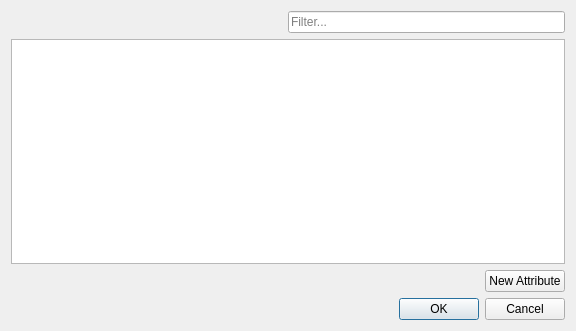
<?xml version="1.0" encoding="UTF-8"?>
<ui version="4.0">
 <class>SelectAttributeDialog</class>
 <widget class="QDialog" name="SelectAttributeDialog">
  <property name="geometry">
   <rect>
    <x>0</x>
    <y>0</y>
    <width>576</width>
    <height>331</height>
   </rect>
  </property>
  <property name="windowTitle">
   <string>Select Attribute</string>
  </property>
  <layout class="QVBoxLayout" name="verticalLayout">
   <item>
    <layout class="QHBoxLayout" name="horizontalLayout_2">
     <item>
      <spacer name="horizontalSpacer_2">
       <property name="orientation">
        <enum>Qt::Horizontal</enum>
       </property>
       <property name="sizeHint" stdset="0">
        <size>
         <width>40</width>
         <height>20</height>
        </size>
       </property>
      </spacer>
     </item>
     <item>
      <widget class="Widgets::QSearchLineEdit" name="lineEdit">
       <property name="placeholderText">
        <string>Filter...</string>
       </property>
      </widget>
     </item>
    </layout>
   </item>
   <item>
    <widget class="QTreeView" name="treeView">
     <property name="editTriggers">
      <set>QAbstractItemView::NoEditTriggers</set>
     </property>
     <property name="rootIsDecorated">
      <bool>false</bool>
     </property>
     <property name="itemsExpandable">
      <bool>false</bool>
     </property>
    </widget>
   </item>
   <item>
    <layout class="QHBoxLayout" name="horizontalLayout">
     <item>
      <spacer name="horizontalSpacer">
       <property name="orientation">
        <enum>Qt::Horizontal</enum>
       </property>
       <property name="sizeHint" stdset="0">
        <size>
         <width>40</width>
         <height>20</height>
        </size>
       </property>
      </spacer>
     </item>
     <item>
      <widget class="QPushButton" name="pushButton">
       <property name="text">
        <string>New Attribute</string>
       </property>
       <property name="icon">
        <iconset resource="resources.qrc">
         <normaloff>:/images/list-add_16x16.png</normaloff>:/images/list-add_16x16.png</iconset>
       </property>
      </widget>
     </item>
    </layout>
   </item>
   <item>
    <widget class="QDialogButtonBox" name="buttonBox">
     <property name="orientation">
      <enum>Qt::Horizontal</enum>
     </property>
     <property name="standardButtons">
      <set>QDialogButtonBox::Cancel|QDialogButtonBox::Ok</set>
     </property>
    </widget>
   </item>
  </layout>
 </widget>
 <customwidgets>
  <customwidget>
   <class>Widgets::QSearchLineEdit</class>
   <extends>QLineEdit</extends>
   <header>widgets/qsearchlineedit.h</header>
  </customwidget>
 </customwidgets>
 <tabstops>
  <tabstop>treeView</tabstop>
  <tabstop>pushButton</tabstop>
  <tabstop>buttonBox</tabstop>
  <tabstop>lineEdit</tabstop>
 </tabstops>
 <resources>
  <include location="resources.qrc"/>
 </resources>
 <connections>
  <connection>
   <sender>buttonBox</sender>
   <signal>accepted()</signal>
   <receiver>SelectAttributeDialog</receiver>
   <slot>accept()</slot>
   <hints>
    <hint type="sourcelabel">
     <x>252</x>
     <y>326</y>
    </hint>
    <hint type="destinationlabel">
     <x>157</x>
     <y>274</y>
    </hint>
   </hints>
  </connection>
  <connection>
   <sender>buttonBox</sender>
   <signal>rejected()</signal>
   <receiver>SelectAttributeDialog</receiver>
   <slot>reject()</slot>
   <hints>
    <hint type="sourcelabel">
     <x>320</x>
     <y>326</y>
    </hint>
    <hint type="destinationlabel">
     <x>286</x>
     <y>274</y>
    </hint>
   </hints>
  </connection>
  <connection>
   <sender>pushButton</sender>
   <signal>clicked()</signal>
   <receiver>SelectAttributeDialog</receiver>
   <slot>newAttribute()</slot>
   <hints>
    <hint type="sourcelabel">
     <x>486</x>
     <y>283</y>
    </hint>
    <hint type="destinationlabel">
     <x>361</x>
     <y>278</y>
    </hint>
   </hints>
  </connection>
 </connections>
 <slots>
  <slot>newAttribute()</slot>
 </slots>
</ui>
